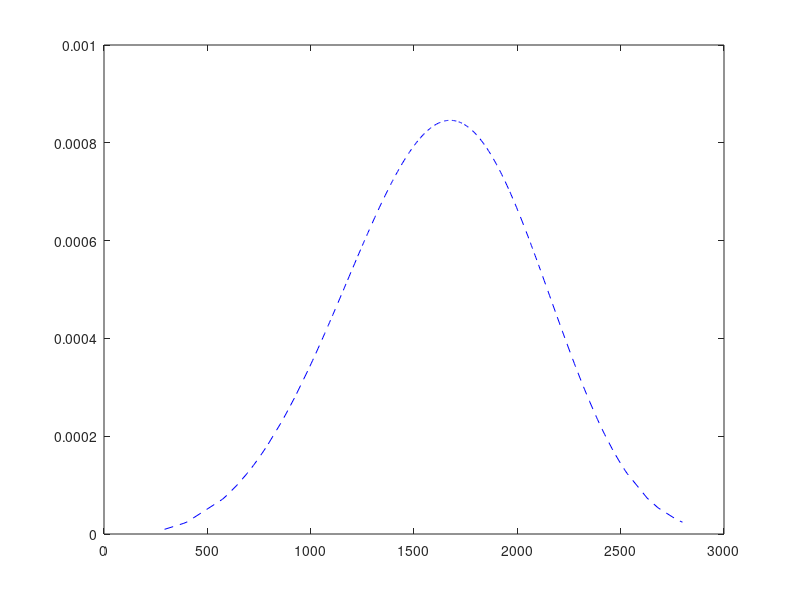

Reproduce this figure in MATLAB. (Note: this script raises an error after producing the figure.)
%% ============== Part 1: Initialization & A Lot More ================
% Step 1: Initialization
%clearvars -except Experiment;


clear all; clc; close all





NumSims=1000;
NumParts3=2700;  
zwblB=1.3;
xwblB=4; 
zwblA=4000; %6000 
xwblA=1800; %3500
yUsedShift= 100;
zUsedShift=1000; 
xUsedShift=100; 

CMSOngoingCosts=20000/60;
CMSOneTimeCosts=0;





% Step 2: Defining the machining paths
%  We start by defining the setup of the manufacturing system 




%Machines that perform Class A: Drilling operations
ClassAOpMach = [1 2 3]; 
%Machines that perform Class B: Boring operations
ClassBOpMach = [4 5 6 7 8]; 
%Machines that perform Class C: Laser Engraving operations
ClassCOpMach = [9 10];

permA=perms(ClassAOpMach); permA=permA(:,1); permA=unique(permA,'rows');
permB=perms(ClassBOpMach); permB=permB(:,1:2); permB=unique(permB,'rows');
permC=perms(ClassCOpMach); permC=permC(:,1); permC=unique(permC,'rows');

indMatLen=length(permA)*length(permB)*length(permC);
indMat=ones(indMatLen,3).*repmat((1:indMatLen)',1,3);

indMat(:,1)=(rem((indMat(:,1)-1),length(permA)))+1;
indMat(:,2)=(rem((indMat(:,2)-1-indMat(:,1)+1)/length(permA),length(permB)))+1;
mMat=(indMat(:,3)-1-indMat(:,1)+1)/length(permA);
indMat(:,3)=(rem((mMat-indMat(:,2)+1)/length(permB),length(permC)))+1;

permAmat=permA(indMat(:,1));
permBmat=permB(indMat(:,2),:);
permCmat=permC(indMat(:,3));

% Due to the order of machines in a path:
AllPossiblePaths=[permAmat permBmat(:,1) permCmat permBmat(:,2)];

%Select the paths considered by simulation:
NumRows=120;
SelRows=randperm(size(AllPossiblePaths,1),NumRows);
SelUniquePaths=AllPossiblePaths(SelRows,:);

% Now we can create a Unique Paths matrix with:
UniquePaths=mat2cell(SelUniquePaths,ones(1,size(SelUniquePaths,1)),size(SelUniquePaths,2));



% =============== Part 2: Include Fail Time Probability Distributions  ================
% Example to incorporate probability distributions of machine failure times

% Look for failure times for our 10 machines, with different sets of 
% underlying fail-time probability distributions


% =============================
% Step #1: Initializations

% Total number of available machines
NumNodes = max(horzcat(UniquePaths{:})); 

% Simulation/operation duration is 45 minutes (2700 seconds)
% NumParts3=2700;  

% Added value by each 'good' machine
ProdVal3 = 2;

% Subtracted value by each 'bad' machine (post-degradation)
BadLevel3 = -3;

% Acceptable limit of product value
GoodLim=0;


% ============================
% Step #2: Each class of machines (Class A, Class B, Class C) has 
% its own life distribution, by which where the failure times come from

% Class A-operation Machine Distributions:
theta=4800;
y=floor(sort(exprnd(theta*ones(1,length(ClassAOpMach)))));
fy=(1/theta)*exp(-y./theta);
ExpShapes=20;
yShape=floor(sort(exprnd(theta*ones(1,ExpShapes*length(ClassAOpMach))))); % ceil() or floor() is optional
fyShape=(1/theta)*exp(-yShape./theta);


% Class B-operation Machine Distributions:
% 1st Weibull distribution set:
    %Shape parameter, beta, unitless:
%zwblB=1.3; %1.3
    %Scale parameter, alpha, in seconds: 
    % close def'n: at what point of time does the curve has the smallest 
    % derivative determines "spread" of the distribution
% zwblA=1000; 
z=floor(sort(wblrnd(zwblA,zwblB,[1,length(ClassBOpMach)]))); 
fz=(zwblB/(zwblA^zwblB)).*(z.^(zwblB-1)).*exp(-((z./zwblA).^(zwblB)));
% For a more clear shape of the distribution:
WeibullShapes=50;
zShape=floor(sort(wblrnd(zwblA,zwblB,[1,WeibullShapes*length(ClassBOpMach)]))); 
fzShape=(zwblB/(zwblA^zwblB)).*(zShape.^(zwblB-1)).*exp(-((zShape./zwblA).^(zwblB)));

% Class C-operation Machine Distributions:
% 2nd Weibull distribution set:
%     %Shape parameter, beta, unitless:
% xwblB=4; 
    %Scale parameter, alpha, in seconds: 
    % close def'n: at what point of time does the curve has the smallest 
    % derivative determines "spread" of the distribution
% xwblA=1800; 
x=floor(sort(wblrnd(xwblA,xwblB,[1,length(ClassCOpMach)]))); 
fx=(xwblB/(xwblA^xwblB)).*(x.^(xwblB-1)).*exp(-((x./xwblA).^(xwblB)));
% For a more clear shape of the distribution:
% WeibullShapes=20;
xShape=floor(sort(wblrnd(xwblA,xwblB,[1,200*length(ClassCOpMach)]))); 
fxShape=(xwblB/(xwblA^xwblB)).*(xShape.^(xwblB-1)).*exp(-((xShape./xwblA).^(xwblB)));


% Plot of the machines by underlying distribution of fail times
figure(22); plot(xShape,fxShape,'b--')
hold on;
xline(NumParts3);
hold off;
legend('Weibull Distribution; (Alpha, Beta) = (3800, 4)',...
    'Production Stop','location','northeast')
title({'Estimated Life Distribution',...
    'for Laser Engraving Machine'})
xlabel('Time (Minutes)')


tiempo=1:NumParts3;

%
% Class A-operation Machine, Exponential instantaneous failure rate:
hY=(1/theta).*ones(1,length(tiempo+yUsedShift));
% Class B-operation Machine, Weibull-1 instantaneous failure rate:
hZ=(zwblB/zwblA)*(((tiempo+zUsedShift)./zwblA).^(zwblB-1)); 
% Class C-operation Machine, Weibull-2 instantaneous failure rate:
hX=(xwblB/xwblA)*(((tiempo+xUsedShift)./xwblA).^(xwblB-1)); 


% Class A-operation Machines (Exponential distribution):
numFailModesClassAy=1;
aY= ones(numFailModesClassAy,length(tiempo));

% Class B-operation Machines (Weibull-1 distribution):
numFailModesClassBz=2;
minaZ=0;
maxaZ=1;
aZ=[0.3*ones(1,length(tiempo)); 0.7*ones(1,length(tiempo))];
%aZ=randfixedsum(numFailModesClassBz,length(tiempo),1,minaZ,maxaZ); %Using a function from Mathworks File Exchange

% Class C-operation Machines (Weibull-2 distribution):
numFailModesClassCx=3;
minaX=0;
maxaX=1;
aX=[0.2*ones(1,length(tiempo)); 0.5*ones(1,length(tiempo));0.3*ones(1,length(tiempo))];

%aX=randfixedsum(numFailModesClassCx,length(tiempo),1,minaX,maxaX); %Using a function from Mathworks File Exchange


figure(23);
plot(tiempo,hX,'b--','DisplayName','Weibull Instantaneous Failure Rate')
title({'Instantaneous Failure Rates & Their Failure Mode Ratios',...
    'for Laser Engraving Machine'})
xlabel('Time (Minutes)');
hold on
for kk=1:numFailModesClassCx
    clr3=kk/numFailModesClassCx;
    plot(tiempo,mean(aX(kk,:)).*hX,'LineStyle',':','Color',[0 0 clr3],'DisplayName',strcat('Failure Mode Ratio ', num2str(kk)));
end
%for journal sim:
% mean(aX(kk,end-4:end))
legend('location','east')

hold off



% Beta represents the conditional probability that a failure will result in 
    % identified severities, given that the failure mode actually occurs
BetaY=0.6;%unifrnd(.5,1,[numFailModesClassAy,1]);
BetaZ=[0.72; 0.63];%unifrnd(.75,1,[numFailModesClassBz,1]);
BetaX=[0.85; 0.58; 0.54]; %unifrnd(.6,1,[numFailModesClassCx,1]);

figure(24);
hold on;
for kk=1:numFailModesClassCx
    clr3=kk/numFailModesClassCx;
    plot(tiempo,BetaX.*ones(1,length(tiempo)),'LineStyle','--','Color',[0 0 clr3],'DisplayName', ...
        strcat('Conditional Probability for Failure Mode: ', num2str(kk)));
end
xlabel('Time (Minutes)');
title({'Conditional Probability to Result in Identified Severity',...
    'for Laser Engraving Machine'})
legend('location','east')
hold off;


tiempoAy=1:NumParts3+yUsedShift;
hYTot=(1/theta).*ones(1,length(tiempoAy));
hYinteg=cumtrapz(hYTot);
hYinteg=hYinteg(yUsedShift+1:NumParts3+yUsedShift);

tiempoBz=1:NumParts3+zUsedShift;
hZTot=(zwblB/zwblA)*(((tiempoBz)./zwblA).^(zwblB-1));
hZinteg=cumtrapz(hZTot);
hZinteg=hZinteg(zUsedShift+1:NumParts3+zUsedShift);

tiempoCx=1:NumParts3+xUsedShift;
hXTot=(xwblB/xwblA)*(((tiempoCx)./xwblA).^(xwblB-1));
hXinteg=cumtrapz(hXTot);
hXinteg=hXinteg(xUsedShift+1:NumParts3+xUsedShift);



CostsAy=[118]; %unifrnd(110,130,[numFailModesClassAy,1]); %Class A, Exponential Machines, 1 failure mode
CostsBz=[155; 189]; %unifrnd(170,190,[numFailModesClassBz,1]); %Class B, Weibull-1 Machines, 2 failure modes
CostsCx=[67; 96; 150]; %unifrnd(50,180,[numFailModesClassCx,1]); %Class C, Weibull-2 Machines, 3 failure modes

figure(26);
% title({'Severity of Failure Modes',...
%         'for Laser Engraving Machine'})
title('Severity of Failure Modes')
ylabel('Dollars');
xlabel('Minutes');
hold on
% for jj=1:numFailModesClassAy
%     clr2=jj/numFailModesClassAy;
%     plot(tiempo,CostsAy(jj).*ones(1,length(tiempo)),'LineStyle',':','Color',[clr2 0 0],'DisplayName', ...
%         strcat('Costs for Class A, Exponential Machine Failure Mode: ', num2str(jj)));
% end
% 
% for ii=1:numFailModesClassBz
%     clr1=ii/numFailModesClassBz;
%     plot(tiempo,CostsBz(ii).*ones(1,length(tiempo)),'LineStyle','-','Color',[0 0 clr1],'DisplayName', ...
%         strcat('Costs for Class B, Weibull-1 Machine Failure Mode: ', num2str(ii)));
% end

for kk=1:numFailModesClassCx
    clr3=kk/numFailModesClassCx;
    plot(tiempo,CostsCx(kk).*ones(1,length(tiempo)),'LineStyle','--','DisplayName', ...
        sprintf('Failure Mode %i',kk));
end
ylim([0 210]);
xlim([0 NumParts3]);
legend('location','northwest')
hold off



% ============================
% Step #9: Calculating Occurrence:

% figure(27);
% hold on
% title({'Failure Mode Occurrence, as Criticality(Cm),',...
%     'for Laser Engraving Machine'})
% xlabel('Time (Minutes)');

BetaYFun=BetaY.*ones(numFailModesClassAy,length(tiempo)); %1 by 2700
BetaZFun=BetaZ.*ones(numFailModesClassBz,length(tiempo)); %2 by 2700
BetaXFun=BetaX.*ones(numFailModesClassCx,length(tiempo)); %3 by 2700

hYintegFun=repmat(hYinteg,numFailModesClassAy,1);
hZintegFun=repmat(hZinteg,numFailModesClassBz,1);
hXintegFun=repmat(hXinteg,numFailModesClassCx,1);

CriticalityAy = BetaYFun.*aY.*hYintegFun;%Failure Mode Criticalities for Class A, Exponential Machines
CriticalityBz = BetaZFun.*aZ.*hZintegFun;%Failure Mode Criticalities for Class B, Weibull-1 Machines
CriticalityCx = BetaXFun.*aX.*hXintegFun;%Failure Mode Criticalities for Class C, Weibull-2 Machines

% ============================
% Step #10: Calculating Risks:


figure(28);
title('Individual Failure Mode Risk')
ylabel('Cost Risk (in Dollars)');
xlim([0 NumParts3]);
xlabel('Minutes');

hold on
CostAyFun=CostsAy.*ones(numFailModesClassAy,length(tiempo));
CostBzFun=CostsBz.*ones(numFailModesClassBz,length(tiempo));
CostCxFun=CostsCx.*ones(numFailModesClassCx,length(tiempo));


%Risk of failure modes of a Class A, Exponential Machine
RiskAyFun = CostAyFun.*CriticalityAy;
%Risk of failure modes of a Class B, Weibull-1 Machine
RiskBzFun = CostBzFun.*CriticalityBz;
%Risk of failure modes of a Class C, Weibull-2 Machine
RiskCxFun = CostCxFun.*CriticalityCx;

for kk=1:1
    clr3=kk/numFailModesClassCx;
    plot(tiempo,RiskCxFun(kk,:),'LineStyle','--','DisplayName', ...
        sprintf('Failure Mode %i',kk));
end

legend('location','northwest')
hold off

ComponentRiskAy=sum(RiskAyFun,1);
ComponentRiskBz=sum(RiskBzFun,1);
ComponentRiskCx=sum(RiskCxFun,1);

figure(29);
hold on;
plot(tiempo,length(ClassCOpMach)*ComponentRiskCx,'LineStyle','--','Color',[0 0 1],'DisplayName', ...
    'One Machine (Sum of Failure Mode Risks)');
legend('location','northwest')
title('Aggregated Cost Risks')
xlabel('Minutes');
ylabel('Cost Risk (in Dollars)');
xlim([0 NumParts3]);
% hold off
% 
% 
% figure(30);
SystemRisk=length(ClassAOpMach)*ComponentRiskAy + length(ClassBOpMach)*ComponentRiskBz +length(ClassCOpMach)*ComponentRiskCx;
% % ALT:
%   SystemRisk = 1*ComponentRiskAy + 2*ComponentRiskBz + 1*ComponentRiskCx;
plot(tiempo,SystemRisk,'LineStyle','--','Color',[1 0 0],'DisplayName', ...
    'Total Asset (All Machines Considered)');
% hold on;
% title('Total System Risk (all the machines)');
%legend('location','east')
NodePresence=nan(1,NumNodes);
for ii=1:NumNodes
     NodePresence(1,ii)=length(find(horzcat(UniquePaths{:})==ii));
end
NodePresencePreNorm=NodePresence/max(NodePresence);
NodePresenceNorm=NodePresencePreNorm + (1-mean(NodePresencePreNorm));
%NodePresenceNorm=(NodePresence-min(NodePresence))/(max(NodePresence)-min(NodePresence));
% 

a=zeros(1,10);a(ClassAOpMach)=1;
b=zeros(1,10);b(ClassBOpMach)=1;
c=zeros(1,10);c(ClassCOpMach)=1;
 WeightedSystemRisk=sum(NodePresenceNorm.*a)*ComponentRiskAy + ...
     sum(NodePresenceNorm.*b)*ComponentRiskBz + sum(NodePresenceNorm.*c)*ComponentRiskCx;
% % ALT: 
% WeightedSystemRisk=1*mean(nonzeros(NodePresenceNorm.*ClassAidx))*ComponentRiskAy + ...
%     2*mean(nonzeros(NodePresenceNorm.*ClassBidx))*ComponentRiskBz + 1*mean(nonzeros(NodePresenceNorm.*ClassCidx))*ComponentRiskCx;


% plot(tiempo,WeightedSystemRisk,'LineStyle',':','Color',[0.25 0.25 0.25]);
% legend('System (Scenario) Risk','Weighted System Risk','location','northwest');
hold off;




PathsMap = zeros(length(UniquePaths),NumNodes); 
for upi = 1:length(UniquePaths)
    PathsMap(upi,UniquePaths{upi}) = 1; 
end
PathRisk=zeros(length(UniquePaths),length(SystemRisk));



for kk=1:length(UniquePaths)
    PathSetAy=sum(PathsMap(kk,:).*a);
    PathSetBz=sum(PathsMap(kk,:).*b);
    PathSetCx=sum(PathsMap(kk,:).*c);
    PathRisk(kk,:)=PathSetAy*ComponentRiskAy+PathSetBz*ComponentRiskBz +PathSetCx*ComponentRiskCx ;
end
PathNames = {};



% ============================
% Step #3: Not all machines start as brand new machines; some may have been used before
% y has fail times for Exponential Machines
% z has fail times for Weibull Machines
% Let us assume all the Weibull Machines have already been used for 4000 time units:
%close all; 
y=nan(NumSims,length(ClassAOpMach));
z=nan(NumSims,length(ClassBOpMach));
x=nan(NumSims,length(ClassCOpMach));

for qq=1:NumSims
    y(qq,:)=floor(sort(exprnd(theta*ones(1,length(ClassAOpMach)))));
    z(qq,:)=floor(sort(wblrnd(zwblA,zwblB,[1,length(ClassBOpMach)]))); 
    x(qq,:)=floor(sort(wblrnd(xwblA,xwblB,[1,length(ClassCOpMach)]))); 
end




y=y-yUsedShift;
z=z-zUsedShift;
x=x-xUsedShift;
allTimesTemp=[y z x];
allTimesTemp(allTimesTemp<1)=randi(1,size(allTimesTemp(allTimesTemp<1)));

yAll=allTimesTemp(:,1:length(ClassAOpMach));
zAll=allTimesTemp(:,1+length(ClassAOpMach):length(ClassAOpMach)+length(ClassBOpMach));
xAll=allTimesTemp(:,1+length(ClassAOpMach)+length(ClassBOpMach):end);



% ============================
% Step #4: If some fail times are outside simulation/operation duration
% (consider 45 minutes or 2700 seconds), drop them

% Vector of all machine failure times, regardless of distribution

AllMachineFailTimesAll=[yAll,zAll,xAll]; %Order of Class A, Class B, Class C 

PCPostCMSRisk=nan(NumParts3,NumSims);
PCNewValue_Alg=nan(NumParts3,NumSims);
PCNoAlg_RISK_scenario=nan(NumParts3,NumSims);
NoAlgoRiskAy=nan(NumParts3,NumSims);
NoAlgoRiskBz=nan(NumParts3,NumSims);
NoAlgoRiskCx=nan(NumParts3,NumSims);

tpProdCont=nan(NumParts3,NumSims);
tnProdCont=nan(NumParts3,NumSims);
fpProdCont=nan(NumParts3,NumSims);
fnProdCont=nan(NumParts3,NumSims);


for vv = 1:NumSims
    AllMachineFailTimes=AllMachineFailTimesAll(vv,:);
    while length(AllMachineFailTimes) ~= length(unique(AllMachineFailTimes))
        [~,ind]=unique(AllMachineFailTimes); ind=ind';
        duplicateInd=setdiff(1:length(AllMachineFailTimes),ind);
        AllMachineFailTimes(duplicateInd)=AllMachineFailTimes(duplicateInd)+1;
    end
    y=AllMachineFailTimes(1:length(ClassAOpMach));
    z=AllMachineFailTimes(1+length(ClassAOpMach):length(ClassAOpMach)+length(ClassBOpMach));
    x=AllMachineFailTimes(1+length(ClassAOpMach)+length(ClassBOpMach):end);

    % Dropping fail times that do not fall within simulation
    DegradeStart3=AllMachineFailTimes(AllMachineFailTimes<=NumParts3);

    %Store fail times that happen after the simulation
    DegaradePostSim=AllMachineFailTimes(AllMachineFailTimes>NumParts3);
    
    % ============================
    % Step #5: Define Set of Bad Machines. 
    % Each column is a machine that has gone bad and its 
    % degradation start time 
    %BadSet3 = sort(randperm(NumNodes,length(DegradeStart3)));
    BadSet3 = find(ismember(AllMachineFailTimes,DegradeStart3));
    MachineFailureTimes=[BadSet3;DegradeStart3];

    % Also defining the set of Machines that didn't go bad during the
    % simulated duration of operation
    PostSimFailSet=1:length(AllMachineFailTimes);
    PostSimFailSet(BadSet3)=[];
    MachinePostSimFailTimes=[PostSimFailSet;DegaradePostSim];
    
    % ============================
    % Step #6: Differentiate machines based on their distributions (class with
    % exponential distribution, class with weibull distribution, and so on)

    MachinesFailsInSeq=[sortrows(MachineFailureTimes',2)', sortrows(MachinePostSimFailTimes',2)'];

    % Class A: Exponential Machines
    ClassAidxFailSeq=ismember(MachinesFailsInSeq(2,:),y);
    ClassAMachinesAndFailTimes=[sortrows(MachinesFailsInSeq(:,ClassAidxFailSeq)',1)';ClassAOpMach]; %Last row provides us with original machine ID #s
    ClassAidx=zeros(1,NumNodes);
    ClassAidx(MachinesFailsInSeq(1,ClassAidxFailSeq))=1;

    % Class B: Weibull Type-1 Machines
    ClassBidxFailSeq=ismember(MachinesFailsInSeq(2,:),z);
    ClassBMachinesAndFailTimes=[sortrows(MachinesFailsInSeq(:,ClassBidxFailSeq)',1)';ClassBOpMach]; %Last row provides us with original machine ID #s
    ClassBidx=zeros(1,NumNodes);
    ClassBidx(MachinesFailsInSeq(1,ClassBidxFailSeq))=1;

    % Class C: Weibull Type-2 Machines
    ClassCidxFailSeq=ismember(MachinesFailsInSeq(2,:),x);
    ClassCMachinesAndFailTimes=[sortrows(MachinesFailsInSeq(:,ClassCidxFailSeq)',1)';ClassCOpMach]; %Last row provides us with original machine ID #s
    ClassCidx=zeros(1,NumNodes);
    ClassCidx(MachinesFailsInSeq(1,ClassCidxFailSeq))=1;

    %sort(AllMachineFailTimes)

    MFT=[BadSet3; DegradeStart3];
    BadSet4=nan(NumParts3,NumNodes);
    BadSet4(sub2ind(size(BadSet4),MFT(2,:),MFT(1,:)))=MFT(1,:);
    [r,c]=find(~isnan(BadSet4));
    for dd=1:length(r)
        BadSet4(r(dd):end,c(dd))=BadSet4(r(dd),c(dd));
    end
    BadSet4Baseline=BadSet4;
    GoodSet=1:10;
    GoodSet(BadSet3)=[];

    GoodSet4=ones(NumParts3,NumNodes);
    GoodSet4(~isnan(BadSet4))=nan;
    GoodSet4=GoodSet4.*(1:NumNodes);


    %StartValue=Exp3.Output.PartPath;
    StartValue=0; %temporary, until I redo another example where I run 
                    % FunMfgSimulator_v02.m all over again.

    BadShift = ProdVal3*ones(length(BadSet3)+1,NumNodes);
    for i=1:length(BadSet3)
        BadShift(i+1,BadSet3(1:i)) = BadLevel3;
    end

    for pp = 1:NumParts3
        PartPath{pp} = UniquePaths{randi(length(UniquePaths))}; 
        if (isempty(DegradeStart3)==1)
            Shift=BadShift(1,:);
            PartQuality(pp) = StartValue + sum(Shift(PartPath{pp}))-rand*.01;

        elseif pp <= DegradeStart3(1)
            Shift=BadShift(1,:);
            PartQuality(pp) = StartValue + sum(Shift(PartPath{pp}))-rand*.01;
        else
            ShiftFinder=find(DegradeStart3<pp);
            ShiftFinder=ShiftFinder(end);
            Shift=BadShift(ShiftFinder+1,:);
            PartQuality(pp) = StartValue + sum(Shift(PartPath{pp}))-rand*.01;

        end
        %Parts output time: they come out pretty uniformly, per unit of time
        %given some small randomness
        PartOutTime(pp) = pp+rand*.2;
    end           

    %Sort Parts by Production Time
    [PartOutTime, ti] = sort(PartOutTime); %ti is the index of sorted parts
    %Using the same sort index, here we make sure the part quality and path 
    %values refer to the same product:
    PartQuality = PartQuality(ti); 
    PartPath = PartPath(ti);


    Win = max(10,floor(NumParts3/100)); %Win=10 in the example with NumParts=500

    %Moving Window of:
    PWN = nan(Win,NumNodes);%Part Quality With Node
    PWON = nan(Win,NumNodes);%Part Qualty Without Node
    %Average of Windows
    QWithN = nan(NumParts3,NumNodes);%Average Quality With Node
    QWithoutN = nan(NumParts3,NumNodes);%Average Quality Without Node

    ProdContThresh=-0.1;

    ProdCont=nan(NumParts3,NumNodes);
    ProdContNorm=nan(NumParts3,NumNodes);
    
%     tpProdCont=nan(NumParts3,1);
%     tnProdCont=nan(NumParts3,1);
%     fpProdCont=nan(NumParts3,1);
%     fnProdCont=nan(NumParts3,1);
    
    fprProdCont=nan(NumParts3,1);
    tprProdCont=nan(NumParts3,1);
    fnrProdCont=nan(NumParts3,1);

    tpAy_PC=nan(NumParts3,1);
    tpBz_PC=nan(NumParts3,1);
    tpCx_PC=nan(NumParts3,1);

    fpAy_PC=nan(NumParts3,1);
    fpBz_PC=nan(NumParts3,1);
    fpCx_PC=nan(NumParts3,1);

    fnAy_PC=nan(NumParts3,1);
    fnBz_PC=nan(NumParts3,1);
    fnCx_PC=nan(NumParts3,1);

    tnAy_PC=nan(NumParts3,1);
    tnBz_PC=nan(NumParts3,1);
    tnCx_PC=nan(NumParts3,1);

    PartQualityUB = StartValue+(length(UniquePaths{1})*ProdVal3);
    if length(BadSet3)<length(UniquePaths{1})
        PartQualityLB = StartValue + (length(BadSet3)*BadLevel3) + ((length(UniquePaths{1}) - length(BadSet3))*ProdVal3);
    else
        PartQualityLB = StartValue+length(UniquePaths{1})*BadLevel3;
    end
    ProdContRange = PartQualityUB - PartQualityLB;

    NodeNames={};
    for Ni = 1:NumNodes  
        NodeNames{Ni} = sprintf('Node #%i',Ni);
    end

    CostCheckAy=20;
   % CostFixAy=4;
   % CostMissAy=16;

    PCCorrMaintAy=nan(NumParts3,1);
    PCContFailAy= nan(NumParts3,1);
    PCUnnecessaryMaintAy=nan(NumParts3,1);

        % For the weibull-1 machines:
    CostCheckBz=30;
    %CostFixBz=8;
    %CostMissBz=12;

    PCCorrMaintBz=nan(NumParts3,1);
    PCContFailBz= nan(NumParts3,1);
    PCUnnecessaryMaintBz=nan(NumParts3,1);

        % For the weibull-2 machines:
    CostCheckCx=45;
    %CostFixCx=10;
   % CostMissCx=20;
    PCCorrMaintCx=nan(NumParts3,1);
    PCContFailCx= nan(NumParts3,1);
    PCUnnecessaryMaintCx=nan(NumParts3,1);


    PCPostAlg_RISK_scenario=nan(NumParts3,1);
    PCValue_Alg=nan(NumParts3,1);
    PCAlgorithmsRisk=nan(NumParts3,1);

    PostAlgoRiskAy=nan(NumParts3,1);
    PostAlgoRiskBz=nan(NumParts3,1);
    PostAlgoRiskCx=nan(NumParts3,1);

    for pp = 1:NumParts3
        %Place Part Quality in Appropriate Windowed Bins
        for Ni = 1:NumNodes
            %If Part Passed this Node (machining stage)
            if any(PartPath{pp}==Ni)
                PWN(:,Ni) = [PWN(2:end,Ni); PartQuality(pp)]; %moving window, row is the window of (10) products and column is each machine/node
            else
                %If Part Did Not Pass Through This Node
                PWON(:,Ni) = [PWON(2:end,Ni); PartQuality(pp)];
            end
        end
        QWithN(pp,:)   = nanmean(PWN);  %Average of each PWN column; each column characterizes a machine/node
        QWithoutN(pp,:)= nanmean(PWON); %Average of each PWON column; each column characterizes a machine/node
        ProdCont(pp,:)=QWithN(pp,:)-QWithoutN(pp,:);
        ProdContNorm(pp,:)=ProdCont(pp,:)/abs(ProdContRange);
        %plot(1:pp,ProdContNorm(1:pp,:))
        %pause(2);
        %clf;

        BS4=BadSet4(pp,~isnan(BadSet4(pp,:)));
        GS4=GoodSet4(pp,~isnan(GoodSet4(pp,:)));
        tpProdCont(pp,vv)=sum(ProdContNorm(pp,BS4)<=ProdContThresh);
        fpProdCont(pp,vv)=sum(ProdContNorm(pp,GS4)<=ProdContThresh);
        fnProdCont(pp,vv)=sum(ProdContNorm(pp,BS4)>ProdContThresh);
        tnProdCont(pp,vv)=sum(ProdContNorm(pp,GS4)>ProdContThresh);

        fprProdCont(pp)=fpProdCont(pp,vv)/(tnProdCont(pp,vv)+fpProdCont(pp,vv));
        tprProdCont(pp)=tpProdCont(pp,vv)/(tpProdCont(pp,vv)+fnProdCont(pp,vv));
        fnrProdCont(pp)=1-tprProdCont(pp);

        tpAy_PC(pp)=sum((ProdContNorm(pp,BS4)<=ProdContThresh).*ClassAidx(BS4));
        tpBz_PC(pp)=sum((ProdContNorm(pp,BS4)<=ProdContThresh).*ClassBidx(BS4));
        tpCx_PC(pp)=sum((ProdContNorm(pp,BS4)<=ProdContThresh).*ClassCidx(BS4));

        fpAy_PC(pp)=sum((ProdContNorm(pp,GS4)<=ProdContThresh).*ClassAidx(GS4));
        fpBz_PC(pp)=sum((ProdContNorm(pp,GS4)<=ProdContThresh).*ClassBidx(GS4));
        fpCx_PC(pp)=sum((ProdContNorm(pp,GS4)<=ProdContThresh).*ClassCidx(GS4));

        fnAy_PC(pp)=sum((ProdContNorm(pp,BS4)>ProdContThresh).*ClassAidx(BS4));
        fnBz_PC(pp)=sum((ProdContNorm(pp,BS4)>ProdContThresh).*ClassBidx(BS4));
        fnCx_PC(pp)=sum((ProdContNorm(pp,BS4)>ProdContThresh).*ClassCidx(BS4));

        tnAy_PC(pp)=sum((ProdContNorm(pp,GS4)>ProdContThresh).*ClassAidx(GS4));
        tnBz_PC(pp)=sum((ProdContNorm(pp,GS4)>ProdContThresh).*ClassBidx(GS4));
        tnCx_PC(pp)=sum((ProdContNorm(pp,GS4)>ProdContThresh).*ClassCidx(GS4));


        

        % For the exponential machines:
        NoAlgoRiskAy(pp,vv)=sum(~isnan(BadSet4Baseline(pp,:)).*ClassAidx)*sum(aY(:,pp).*CostAyFun(:,pp));
                % For the weibull-1 machines:
        NoAlgoRiskBz(pp,vv)=sum(~isnan(BadSet4Baseline(pp,:)).*ClassBidx)*sum(aZ(:,pp).*CostBzFun(:,pp));
                % For the weibull-2 machines:
        NoAlgoRiskCx(pp,vv)=sum(~isnan(BadSet4Baseline(pp,:)).*ClassCidx)*sum(aX(:,pp).*CostCxFun(:,pp));

        tpCoeff=0.3; %Cost of check and fix (repair)
        fnCoeff=1.3; %Cost Miss
    % For the exponential machines:
        PostAlgoRiskAy(pp)=...%(tnAy_PC(pp)+fpAy_PC(pp))*sum(aY(:,pp).*CostAyFun(:,pp))...
            tpAy_PC(pp)*tpCoeff*sum(aY(:,pp).*CostAyFun(:,pp))...
            + fpAy_PC(pp)*CostCheckAy...
            + fnAy_PC(pp)*fnCoeff*sum(aY(:,pp).*CostAyFun(:,pp));
            %+ tpAy_PC(pp)*(CostCheckAy+CostFixAy) ...
            %+ fnAy_PC(pp)*CostMissAy ...

                % For the weibull-1 machines:
        PostAlgoRiskBz(pp)=...%(tnBz_PC(pp)+fpBz_PC(pp))*sum(aZ(:,pp).*CostBzFun(:,pp))...
            tpBz_PC(pp)*tpCoeff*sum(aZ(:,pp).*CostBzFun(:,pp))...
            + fpBz_PC(pp)*CostCheckBz...
            + fnBz_PC(pp)*fnCoeff*sum(aZ(:,pp).*CostBzFun(:,pp));
        % + fnBz_PC(pp)*CostMissBz ...
        %+ tpBz_PC(pp)*(CostCheckBz+CostFixBz) ...

                % For the weibull-2 machines:
        PostAlgoRiskCx(pp)=...%(tnCx_PC(pp)+fpCx_PC(pp))*sum(aX(:,pp).*CostCxFun(:,pp))...
            tpCx_PC(pp)*tpCoeff* sum(aX(:,pp).*CostCxFun(:,pp))...
            + fpCx_PC(pp)*CostCheckCx ...
            + fnCx_PC(pp)*fnCoeff*sum(aX(:,pp).*CostCxFun(:,pp));
           % + tpCx_PC(pp)*(CostCheckCx+CostFixCx) ...
           % + fnCx_PC(pp)*CostMissCx ...

   
        PCPostCMSRisk(pp,vv)=PostAlgoRiskAy(pp) + PostAlgoRiskBz(pp) + PostAlgoRiskCx(pp);
        %PCNoAlg_RISK_scenario = SystemRisk(pp); % inherent system risk
        PCNoAlg_RISK_scenario(pp,vv) = NoAlgoRiskAy(pp,vv) + NoAlgoRiskBz(pp,vv) + NoAlgoRiskCx(pp,vv);
        PCNewValue_Alg(pp,vv) = PCNoAlg_RISK_scenario(pp,vv) - PCPostCMSRisk(pp,vv);
        
        if tpProdCont(pp,vv)>0
           RepairedMachines=nonzeros((ProdContNorm(pp,BS4)<=ProdContThresh).*BS4)';
           for ww=1:length(RepairedMachines)
               RepairedIndx=zeros(1,NumNodes);
               RepairedIndx(RepairedMachines(ww))=1;
               RepairedNewTime=sum(RepairedIndx.*ClassAidx)*floor(sort(exprnd(theta*ones(1,1))))...
                   + sum(RepairedIndx.*ClassBidx)*floor(sort(wblrnd(zwblA,zwblB,[1,1])))...
                   + sum(RepairedIndx.*ClassCidx)*floor(sort(wblrnd(xwblA,xwblB,[1,1])));
               DegradeStart3(BadSet3==RepairedMachines(ww))=DegradeStart3(BadSet3==RepairedMachines(ww)) + RepairedNewTime;
 %             BadSet3(BadSet3==RepairedMachines(ww))=[]; 

 
               BadSet4(pp+1:end,RepairedMachines(ww))=nan;
               if DegradeStart3(BadSet3==RepairedMachines(ww)) < NumParts3
                   BadSet4(DegradeStart3(BadSet3==RepairedMachines(ww)):end,RepairedMachines(ww))=RepairedMachines(ww);
               end
           end
            
            GoodSet=1:10;
            GoodSet(BadSet3)=[];

            GoodSet4=ones(NumParts3,NumNodes);
            GoodSet4(~isnan(BadSet4))=nan;
            GoodSet4=GoodSet4.*(1:NumNodes);


            BadShift = ProdVal3*ones(length(BadSet3)+1,NumNodes);
            for i=1:length(BadSet3)
                BadShift(i+1,BadSet3(1:i)) = BadLevel3;
            end

            for zz = pp+1:NumParts3
                PartPath{zz} = UniquePaths{randi(length(UniquePaths))}; 
                if (isempty(DegradeStart3)==1)
                    Shift=BadShift(1,:);
                    PartQuality(zz) = StartValue + sum(Shift(PartPath{zz}))-rand*.01;

                elseif zz <= min(DegradeStart3)
                    Shift=BadShift(1,:);
                    PartQuality(zz) = StartValue + sum(Shift(PartPath{zz}))-rand*.01;
                else
                    ShiftFinder=find(DegradeStart3<zz);
                    ShiftFinder=ShiftFinder(end);
                    Shift=BadShift(ShiftFinder+1,:);
                    PartQuality(zz) = StartValue + sum(Shift(PartPath{zz}))-rand*.01;

                end
                %Parts output time: they come out pretty uniformly, per unit of time
                %given some small randomness
                PartOutTime(zz) = zz+rand*.2;
            end           

            %Sort Parts by Production Time
            [PartOutTime, ti] = sort(PartOutTime); %ti is the index of sorted parts
            %Using the same sort index, here we make sure the part quality and path 
            %values refer to the same product:
            PartQuality = PartQuality(ti); 
            PartPath = PartPath(ti);

       end

        
    end

end


NoAlgoRiskAyCompAVG=mean(NoAlgoRiskAy,2)/sum(ClassAidx);
NoAlgoRiskBzCompAVG=mean(NoAlgoRiskBz,2)/sum(ClassBidx);
NoAlgoRiskCxCompAVG=mean(NoAlgoRiskCx,2)/sum(ClassCidx);



PCPostCMSRiskSTD=std(PCPostCMSRisk,0,2);
PCPostCMSRiskAVG=mean(PCPostCMSRisk,2);

PCNoAlg_RISK_scenarioSTD=std(PCNoAlg_RISK_scenario,0,2);
PCNoAlg_RISK_scenarioAVG=mean(PCNoAlg_RISK_scenario,2);

% PCNewValue_AlgSTD=std(PCNewValue_Alg,0,2);
PCNewValue_AlgAVG=mean(PCNewValue_Alg,2);


% ROI Stuff Here

PCNewValue_AlgAVGUpd=PCNewValue_AlgAVG-CMSOngoingCosts-CMSOneTimeCosts;

upperPCPostCMSRiskAVGSTD=PCPostCMSRiskAVG+PCPostCMSRiskSTD;
lowerPCPostCMSRiskAVGSTD=PCPostCMSRiskAVG-PCPostCMSRiskSTD;
PCNoAlg_RISK_scenarioUpper=PCNoAlg_RISK_scenarioAVG + PCNoAlg_RISK_scenarioSTD;
PCNoAlg_RISK_scenarioLower=PCNoAlg_RISK_scenarioAVG - PCNoAlg_RISK_scenarioSTD;

PCNewValue_AlgSTD=sqrt((PCNoAlg_RISK_scenarioSTD.^2)+(PCPostCMSRiskSTD.^2)-2*sum(((PCNoAlg_RISK_scenario-PCNoAlg_RISK_scenarioAVG).*(PCPostCMSRisk-PCPostCMSRiskAVG)/NumSims),2) );
%size(tst)

upperROI=PCNewValue_AlgAVGUpd + PCNewValue_AlgSTD ;
lowerROI=PCNewValue_AlgAVGUpd - PCNewValue_AlgSTD;

RiskValMat=[PCNewValue_AlgAVGUpd];
RiskValMat2=[PCNoAlg_RISK_scenarioAVG, PCPostCMSRiskAVG];

figure(35);
h9=plot(1:pp,RiskValMat(1:pp,:));
hold on;
h99=fill([1:pp fliplr(1:pp)], [upperROI' fliplr(lowerROI')], [1 .8 .77], 'linestyle', 'none');
alpha(h99,0.6)
legend({'Expected Value of Applied CMS','Standard Deviation'},'location','northwest');
xlabel('Minutes')
ylabel('Cost Risk (in Dollars)');
xlim([0 NumParts3]);
ylim([-200 1200]);
title('Cost Benefit of CMS to Asset')
hold off;


figure(36);
plot(1:pp,RiskValMat2(1:pp,:));
hold on;
h7=fill([1:pp fliplr(1:pp)],[PCNoAlg_RISK_scenarioUpper' fliplr(PCNoAlg_RISK_scenarioLower')], [.7 .8 1],...
    [1:pp fliplr(1:pp)], [upperPCPostCMSRiskAVGSTD' fliplr(lowerPCPostCMSRiskAVGSTD')], [1 .8 .7], 'linestyle', 'none');
alpha(h7,0.3)

legend({'Baseline Risk (Without CMS)','Expected Risk With CMS','Standard Deviation for Baseline (Without CMS)','Standard Deviation for CMS Risk'},'location','northwest');
title('Asset Risks');
xlabel('Minutes')
ylabel('Cost Risk (in Dollars)');
xlim([0 NumParts3]);
ylim([-200 1200]);
hold off;

figure(37);
plot(1:pp,[PCNoAlg_RISK_scenarioAVG(1:pp), NoAlgoRiskCxCompAVG(1:pp), aX(2,end)*NoAlgoRiskCxCompAVG(1:pp)]);
hold on;
%hf1=fill([1:pp fliplr(1:pp)],[PCNoAlg_RISK_scenarioUpper' fliplr(PCNoAlg_RISK_scenarioLower')], [.7 .8 1], 'linestyle', 'none');
%alpha(hf1,0.3)

legend('Total Asset (All Machines Considered)','One Machine (Sum of Failure Mode Risks)', 'Failure Mode Risk For One Machine','location','northwest');
title('Aggregated Cost Risks');
xlabel('Minutes')
ylabel('Cost Risk (in Dollars)');
xlim([0 NumParts3]);
ylim([-200 1200]);
hold off;





ROItotal=cumtrapz(PCNewValue_AlgAVGUpd);
lowerROItotal=cumtrapz(lowerROI);
upperROItotal=cumtrapz(upperROI);

ROItotal=ROItotal(end)
MAE=mean(abs(SystemRisk'-PCNoAlg_RISK_scenarioAVG))
MC_Uncertainty=0;
% monte carlo analysis, the true expected value uncertainty is std/sqrt(#runs)

%Average Confusion Matrix Occurrence Per Simulation
tpOccurr=sum(mean(tpProdCont,2))
fpOccurr=mean(mean(fpProdCont,2))
fnOccurr=mean(mean(fnProdCont,2))
tnOccurr=mean(mean(tnProdCont,2))

tprOccurr=tpOccurr/(tpOccurr+fnOccurr)
fprOccurr=fpOccurr/(fpOccurr+tnOccurr)
fnrOccurr=1-tprOccurr

%Weighted average cost of a tp,fp,fn, without taking into account the
%failure distributions of the machines (only the distribution of their
%availability numbers)
tpAvgCost=tpCoeff*0.2*sum(aX(:,pp).*CostCxFun(:,pp))+...
    tpCoeff*0.5*sum(aZ(:,pp).*CostBzFun(:,pp))+tpCoeff*0.3*sum(aY(:,pp).*CostAyFun(:,pp))
fpAvgCost=CostCheckAy*.3+CostCheckBz*.5+CostCheckCx*.2
fnAvgCost=fnCoeff*sum(aY(:,pp).*CostAyFun(:,pp))*.3+...
    fnCoeff*sum(aZ(:,pp).*CostBzFun(:,pp))*.5+fnCoeff*sum(aX(:,pp).*CostCxFun(:,pp))*.2


tpOccurr*tpAvgCost+sum(mean(fpProdCont,2))*fpAvgCost+...
    sum(mean(fnProdCont,2))*fnAvgCost
%Should be close but not the same because I didn't take into account
%distribution of failures into tpAvgCost, fpAvgCost, fnAvgCost:
PostCMSAggRisk=cumtrapz(PCPostCMSRiskAVG);PostCMSAggRisk(end)

% FP cost * # of Parts * avg # of FP at a single point (or part in time) +
% TP cost *  # of TP for all parts 
% FN cost * # of Parts * avg # of FN at a single point (or part in time)
fpAvgCost*NumParts3*fprOccurr*(fpOccurr+tnOccurr)+tpAvgCost*tprOccurr*(fnOccurr+tpOccurr)...
    + fnAvgCost*NumParts3*fnrOccurr*(fnOccurr+tpOccurr)


